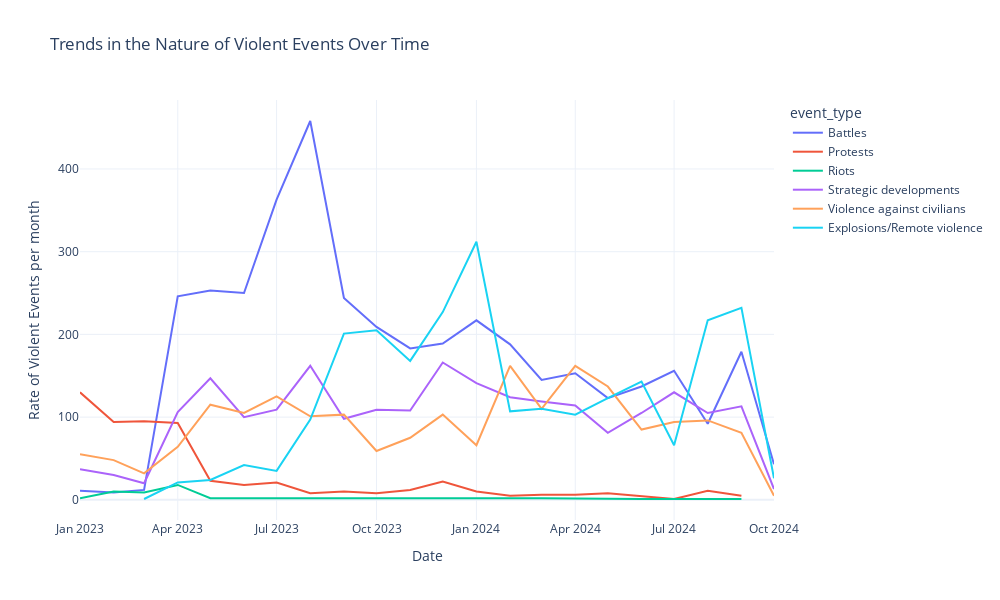

This figure's notebook cell:
### Code cell
import pandas as pd
import plotly.express as px



# Ensure 'event_date' is in datetime format
sudan_conflict_data['event_date'] = pd.to_datetime(sudan_conflict_data['event_date'], format='%b-%y')

# Group by month and event type, counting occurrences
event_trends = (
    sudan_conflict_data
    .groupby([sudan_conflict_data['event_date'].dt.to_period('M'), 'event_type'])
    .size()
    .reset_index(name='count')
)

# Convert period back to datetime for plotting
event_trends['event_date'] = event_trends['event_date'].dt.to_timestamp()

# Create a dynamic line plot
fig_event = px.line(event_trends, 
                    x='event_date', 
                    y='count', 
                    color='event_type',
                    title='Trends in the Nature of Violent Events Over Time',
                    labels={'count': 'Rate of Violent Events per month', 'event_date': 'Date'},
                    template='plotly_white')

fig_event.update_layout(width=1000, height=600)  # Set your desired width and height

# Show interactive plot
fig_event.show()

### Figure 1 — Plotly figure (JSON) as saved in the notebook; plotly's stock layout.template omitted (floating-point values rounded to 4 significant figures)
{"data": [{"hovertemplate": "event_type=Battles<br>Date=%{x}<br>Rate of Violent Events per month=%{y}<extra></extra>", "legendgroup": "Battles", "line": {"color": "#636efa", "dash": "solid"}, "marker": {"symbol": "circle"}, "mode": "lines", "name": "Battles", "orientation": "v", "showlegend": true, "type": "scatter", "x": ["2023-01-01T00:00:00", "2023-02-01T00:00:00", "2023-03-01T00:00:00", "2023-04-01T00:00:00", "2023-05-01T00:00:00", "2023-06-01T00:00:00", "2023-07-01T00:00:00", "2023-08-01T00:00:00", "2023-09-01T00:00:00", "2023-10-01T00:00:00", "2023-11-01T00:00:00", "2023-12-01T00:00:00", "2024-01-01T00:00:00", "2024-02-01T00:00:00", "2024-03-01T00:00:00", "2024-04-01T00:00:00", "2024-05-01T00:00:00", "2024-06-01T00:00:00", "2024-07-01T00:00:00", "2024-08-01T00:00:00", "2024-09-01T00:00:00", "2024-10-01T00:00:00"], "xaxis": "x", "y": [11, 9, 12, 246, 253, 250, 363, 458, 244, 209, 183, 189, 217, 188, 145, 153, 123, 137, 156, 92, 179, 43], "yaxis": "y"}, {"hovertemplate": "event_type=Protests<br>Date=%{x}<br>Rate of Violent Events per month=%{y}<extra></extra>", "legendgroup": "Protests", "line": {"color": "#EF553B", "dash": "solid"}, "marker": {"symbol": "circle"}, "mode": "lines", "name": "Protests", "orientation": "v", "showlegend": true, "type": "scatter", "x": ["2023-01-01T00:00:00", "2023-02-01T00:00:00", "2023-03-01T00:00:00", "2023-04-01T00:00:00", "2023-05-01T00:00:00", "2023-06-01T00:00:00", "2023-07-01T00:00:00", "2023-08-01T00:00:00", "2023-09-01T00:00:00", "2023-10-01T00:00:00", "2023-11-01T00:00:00", "2023-12-01T00:00:00", "2024-01-01T00:00:00", "2024-02-01T00:00:00", "2024-03-01T00:00:00", "2024-04-01T00:00:00", "2024-05-01T00:00:00", "2024-06-01T00:00:00", "2024-07-01T00:00:00", "2024-08-01T00:00:00", "2024-09-01T00:00:00"], "xaxis": "x", "y": [130, 94, 95, 93, 23, 18, 21, 8, 10, 8, 12, 22, 10, 5, 6, 6, 8, 4, 1, 11, 5], "yaxis": "y"}, {"hovertemplate": "event_type=Riots<br>Date=%{x}<br>Rate of Violent Events per month=%{y}<extra></extra>", "legendgroup": "Riots", "line": {"color": "#00cc96", "dash": "solid"}, "marker": {"symbol": "circle"}, "mode": "lines", "name": "Riots", "orientation": "v", "showlegend": true, "type": "scatter", "x": ["2023-01-01T00:00:00", "2023-02-01T00:00:00", "2023-03-01T00:00:00", "2023-04-01T00:00:00", "2023-05-01T00:00:00", "2023-11-01T00:00:00", "2024-03-01T00:00:00", "2024-06-01T00:00:00", "2024-08-01T00:00:00", "2024-09-01T00:00:00"], "xaxis": "x", "y": [2, 10, 9, 18, 2, 2, 2, 1, 1, 1], "yaxis": "y"}, {"hovertemplate": "event_type=Strategic developments<br>Date=%{x}<br>Rate of Violent Events per month=%{y}<extra></extra>", "legendgroup": "Strategic developments", "line": {"color": "#ab63fa", "dash": "solid"}, "marker": {"symbol": "circle"}, "mode": "lines", "name": "Strategic developments", "orientation": "v", "showlegend": true, "type": "scatter", "x": ["2023-01-01T00:00:00", "2023-02-01T00:00:00", "2023-03-01T00:00:00", "2023-04-01T00:00:00", "2023-05-01T00:00:00", "2023-06-01T00:00:00", "2023-07-01T00:00:00", "2023-08-01T00:00:00", "2023-09-01T00:00:00", "2023-10-01T00:00:00", "2023-11-01T00:00:00", "2023-12-01T00:00:00", "2024-01-01T00:00:00", "2024-02-01T00:00:00", "2024-03-01T00:00:00", "2024-04-01T00:00:00", "2024-05-01T00:00:00", "2024-06-01T00:00:00", "2024-07-01T00:00:00", "2024-08-01T00:00:00", "2024-09-01T00:00:00", "2024-10-01T00:00:00"], "xaxis": "x", "y": [37, 30, 20, 106, 147, 100, 109, 162, 98, 109, 108, 166, 141, 124, 119, 114, 81, 105, 130, 105, 113, 13], "yaxis": "y"}, {"hovertemplate": "event_type=Violence against civilians<br>Date=%{x}<br>Rate of Violent Events per month=%{y}<extra></extra>", "legendgroup": "Violence against civilians", "line": {"color": "#FFA15A", "dash": "solid"}, "marker": {"symbol": "circle"}, "mode": "lines", "name": "Violence against civilians", "orientation": "v", "showlegend": true, "type": "scatter", "x": ["2023-01-01T00:00:00", "2023-02-01T00:00:00", "2023-03-01T00:00:00", "2023-04-01T00:00:00", "2023-05-01T00:00:00", "2023-06-01T00:00:00", "2023-07-01T00:00:00", "2023-08-01T00:00:00", "2023-09-01T00:00:00", "2023-10-01T00:00:00", "2023-11-01T00:00:00", "2023-12-01T00:00:00", "2024-01-01T00:00:00", "2024-02-01T00:00:00", "2024-03-01T00:00:00", "2024-04-01T00:00:00", "2024-05-01T00:00:00", "2024-06-01T00:00:00", "2024-07-01T00:00:00", "2024-08-01T00:00:00", "2024-09-01T00:00:00", "2024-10-01T00:00:00"], "xaxis": "x", "y": [55, 48, 32, 64, 115, 105, 125, 101, 103, 59, 75, 103, 66, 162, 110, 162, 137, 85, 94, 96, 81, 5], "yaxis": "y"}, {"hovertemplate": "event_type=Explosions/Remote violence<br>Date=%{x}<br>Rate of Violent Events per month=%{y}<extra></extra>", "legendgroup": "Explosions/Remote violence", "line": {"color": "#19d3f3", "dash": "solid"}, "marker": {"symbol": "circle"}, "mode": "lines", "name": "Explosions/Remote violence", "orientation": "v", "showlegend": true, "type": "scatter", "x": ["2023-03-01T00:00:00", "2023-04-01T00:00:00", "2023-05-01T00:00:00", "2023-06-01T00:00:00", "2023-07-01T00:00:00", "2023-08-01T00:00:00", "2023-09-01T00:00:00", "2023-10-01T00:00:00", "2023-11-01T00:00:00", "2023-12-01T00:00:00", "2024-01-01T00:00:00", "2024-02-01T00:00:00", "2024-03-01T00:00:00", "2024-04-01T00:00:00", "2024-05-01T00:00:00", "2024-06-01T00:00:00", "2024-07-01T00:00:00", "2024-08-01T00:00:00", "2024-09-01T00:00:00", "2024-10-01T00:00:00"], "xaxis": "x", "y": [1, 21, 24, 42, 35, 97, 201, 205, 168, 227, 312, 107, 110, 103, 123, 143, 66, 217, 232, 26], "yaxis": "y"}], "layout": {"height": 600, "legend": {"title": {"text": "event_type"}, "tracegroupgap": 0}, "title": {"text": "Trends in the Nature of Violent Events Over Time"}, "width": 1000, "xaxis": {"anchor": "y", "domain": [0, 1], "title": {"text": "Date"}}, "yaxis": {"anchor": "x", "domain": [0, 1], "title": {"text": "Rate of Violent Events per month"}}}}
